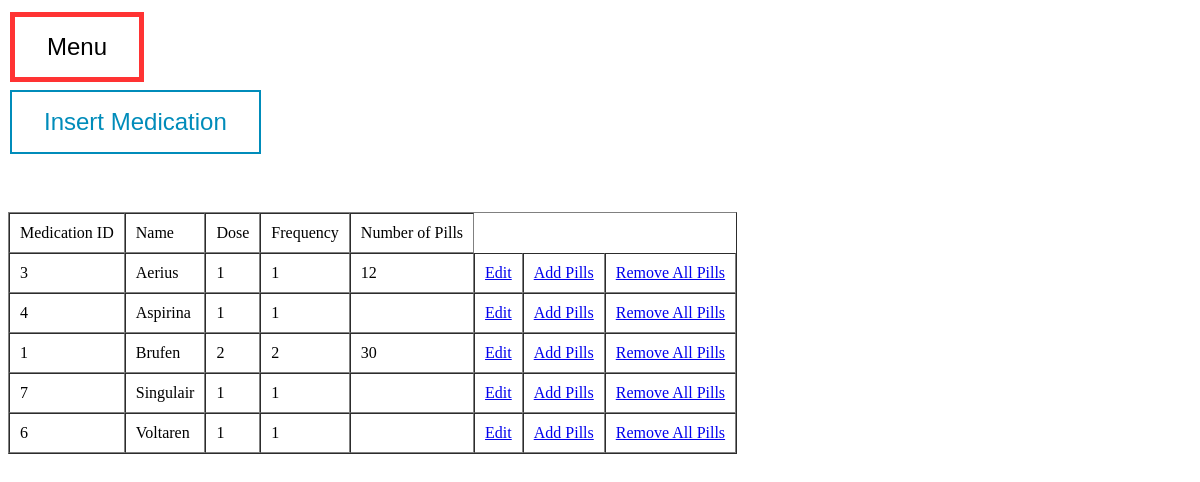
The app's page /dataMed.php, older data.
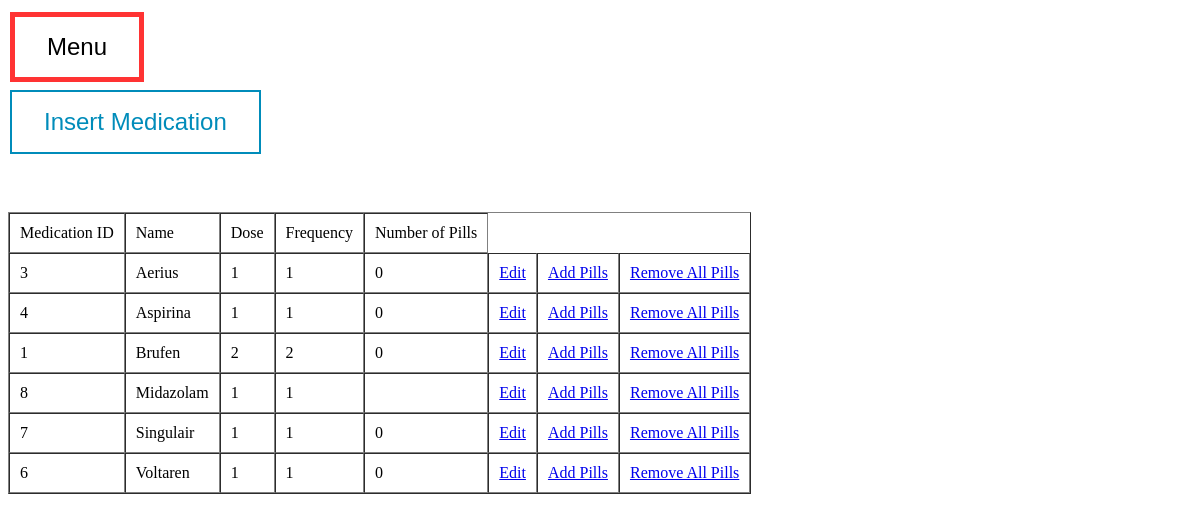
The same page, newer data.
### tables this page shows
CREATE TABLE `medications` (
  `medication_id` int(11) NOT NULL,
  `name` varchar(100) NOT NULL,
  `dose` varchar(50) NOT NULL,
  `frequency` varchar(50) NOT NULL,
  `number_of_pills` int(11) DEFAULT NULL
);

### dataMed.php (the view, shortened to what this page needs)
<?php
require 'connection.php';
?>
<!DOCTYPE html>
<html lang="en" dir="ltr">
  <head>
  </head>
  <body>
  <button onclick = "window.location.href='index.html'" class="button button1">Menu</button> <br>
  <button onclick = "window.location.href='introMed.php'" class="button button2">Insert Medication </button> <br>
  <br>
<br>
<br>
  <table border = 1 cellspacing = 0 cellpadding = 10>
      <tr>
        <td>Medication ID</td>
        <td>Name</td>
        <td>Dose</td>
        <td>Frequency</td>
        <td>Number of Pills</td>
      </tr>
      <?php
      $rows = mysqli_query($conn, "SELECT *FROM medications ORDER BY name ASC")
      ?>
      <?php foreach ($rows as $row) : ?>
      <tr>
        <td><?php echo $row["medication_id"]; ?></td>
        <td><?php echo $row["name"]; ?></td>
        <td><?php echo $row["dose"]; ?></td>
        <td><?php echo $row["frequency"]; ?></td>
        <td><?php echo $row["number_of_pills"]; ?></td>
        <td><?php echo '<a href="infoEditMed.php?medication_id=',$row["medication_id"],'">Edit</a>'; ?></td>
        <td><?php echo '<a href="infoAddMed.php?medication_id=',$row["medication_id"],'">Add Pills</a>'; ?></td>
        <td><?php echo '<a href="infoDeleteMed.php?medication_id=',$row["medication_id"],'">Remove All Pills</a>'; ?></td>
      </tr>
      <?php endforeach; ?>
    </table>
    <br>
  </body>
</html>

### dataMed.php (style rules this page uses)
.button { border: none; color: white; padding: 16px 32px; text-align: center; text-decoration: none; display: inline-block; font-size: 24px; margin: 4px 2px; transition-duration: 0.4s; cursor: pointer; }
.button1 { background-color: white; color: black; border: 5px solid #FF3333; }
.button2 { background-color: white; color: #008CBA; border: 2px solid #008CBA; }

Row changes from the older to the newer data that the page shows:
changed medications "Aerius": number_of_pills "12" → "0"
changed medications "Aspirina": number_of_pills (not shown) → "0"
changed medications "Brufen": number_of_pills "30" → "0"
added medications: medication_id "8", name "Midazolam", dose "1", frequency "1"
changed medications "Singulair": number_of_pills (not shown) → "0"
changed medications "Voltaren": number_of_pills (not shown) → "0"
